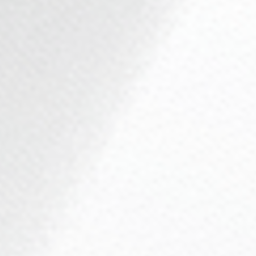
#> input picture SoftShadowPicture/hard(1).png, 256 x 256 px
$ python softShadow.py   (older library calls are emulated)
#> lines starting #> are read from the running program, lines starting #| are printed output that depends on the picture
# import cv2
# import numpy as np
# import matplotlib.pyplot as plt
# plt.rcParams['font.sans-serif'] = ['SimSun']  # 设置中文字体为黑体
# plt.rcParams['axes.unicode_minus'] = False    # 正确显示负号
# def compute_gradient_sharpness(image_path):
#     # 读取图像并转换为灰度
#     img = cv2.imread(image_path, cv2.IMREAD_GRAYSCALE)
#     if img is None:
#         raise ValueError(f"无法加载图像：{image_path}")
#
#     # 可选：应用高斯模糊以减少噪声
#     img_blur = cv2.GaussianBlur(img, (3, 3), 0)
#
#     # 计算 Sobel 梯度（X 和 Y 方向）
#     grad_x = cv2.Sobel(img_blur, cv2.CV_64F, 1, 0, ksize=3)
#     grad_y = cv2.Sobel(img_blur, cv2.CV_64F, 0, 1, ksize=3)
#
#     # 计算梯度幅值
#     grad_magnitude = cv2.magnitude(grad_x, grad_y)
#
#     # 计算平均梯度和最大梯度
#     mean_grad = np.mean(grad_magnitude)
#     max_grad = np.max(grad_magnitude)
#
#     return mean_grad, max_grad
#
# # 图像路径
# image_paths = {
#     # 'Hard': 'SoftShadowPicture/hard(1).png',
#     # 'PCF':  'SoftShadowPicture/PCF(1).png',
#     # 'Blur': 'SoftShadowPicture/blur(1).png',
#     # 'Ours': 'SoftShadowPicture/ours(1).png'
#     'Hard': 'SoftShadowPictureForest/hard.png',
#     'PCF':  'SoftShadowPictureForest/PCF.png',
#     'Blur': 'SoftShadowPictureForest/blur.png',
#     'Ours': 'SoftShadowPictureForest/ours.png'
#
# }
#
# # 存储结果
# mean_values = []
# max_values = []
#
# # 计算每张图像的梯度数据
# for name, path in image_paths.items():
#     mean, maxv = compute_gradient_sharpness(path)
#     mean_values.append(mean)
#     max_values.append(maxv)
#     print(f"{name} - 平均梯度: {mean:.2f}, 最大梯度: {maxv:.2f}")
#
# # 可视化：柱状图
# labels = list(image_paths.keys())
# x = np.arange(len(labels))  # 横坐标位置
# width = 0.35  # 每个柱子的宽度
#
# fig, ax = plt.subplots(figsize=(10, 6))
# bars1 = ax.bar(x - width/2, mean_values, width, label='平均梯度', color='skyblue')
# bars2 = ax.bar(x + width/2, max_values, width, label='最大梯度', color='orange')
#
# # 添加文字标签在柱子上方
# def add_value_labels(bars):
#     for bar in bars:
#         height = bar.get_height()
#         ax.annotate(f'{height:.2f}',
#                     xy=(bar.get_x() + bar.get_width() / 2, height),
#                     xytext=(0, 3),  # 垂直方向偏移
#                     textcoords="offset points",
#                     ha='center', va='bottom')
#
# add_value_labels(bars1)
# add_value_labels(bars2)
#
# # 添加标签和图例
# ax.set_ylabel('梯度值')
# ax.set_title('不同方法的图像锐度对比（平均 & 最大梯度）')
# ax.set_xticks(x)
# ax.set_xticklabels(labels)
# ax.legend()
#
# plt.tight_layout()
# plt.show()

import cv2
import numpy as np
import matplotlib.pyplot as plt

plt.rcParams['font.sans-serif'] = ['SimSun']  # 设置中文字体
plt.rcParams['axes.unicode_minus'] = False    # 正确显示负号

def compute_gradient_sharpness(image_path):
#> called with image_path = 'SoftShadowPicture/hard(1).png'
    img = cv2.imread(image_path, cv2.IMREAD_GRAYSCALE)
#> img: shape (256, 256); min 224, max 254, mean 243.1
    if img is None:
        raise ValueError(f"无法加载图像：{image_path}")

    img_blur = cv2.GaussianBlur(img, (3, 3), 0)

    grad_x = cv2.Sobel(img_blur, cv2.CV_64F, 1, 0, ksize=3)
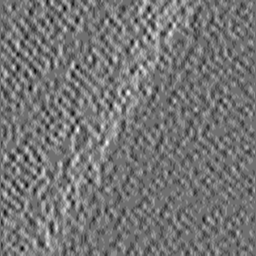
#> grad_x: shape (256, 256) float64; min -15, max 19, mean 0.601; drawn with min black and max white
    grad_y = cv2.Sobel(img_blur, cv2.CV_64F, 0, 1, ksize=3)
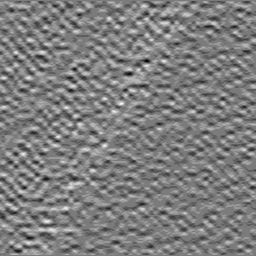
#> grad_y: shape (256, 256) float64; min -17, max 18, mean 0.344; drawn with min black and max white

    grad_magnitude = cv2.magnitude(grad_x, grad_y)
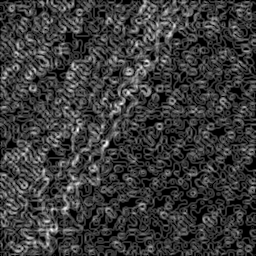
#> grad_magnitude: shape (256, 256) float64; min 0, max 19.24, mean 4.42; drawn with min black and max white

    mean_grad = np.mean(grad_magnitude)
#> mean_grad = 4.42

    return mean_grad

# 图像路径字典，两个场景
image_paths_geometry = {
    'Hard': 'SoftShadowPicture/hard(1).png',
    'PCF':  'SoftShadowPicture/PCF(1).png',
    'Blur': 'SoftShadowPicture/blur(1).png',
    'Ours': 'SoftShadowPicture/ours(1).png'
}

image_paths_forest = {
    'Hard': 'SoftShadowPictureForest/hard.png',
    'PCF':  'SoftShadowPictureForest/PCF.png',
    'Blur': 'SoftShadowPictureForest/blur.png',
    'Ours': 'SoftShadowPictureForest/ours.png'
}

labels = list(image_paths_geometry.keys())
x = np.arange(len(labels))  # [0, 1, 2, 3]
width = 0.35

# 存储两个场景的平均梯度
mean_geometry = []
mean_forest = []

for name in labels:
    mean_geom = compute_gradient_sharpness(image_paths_geometry[name])
#> mean_geom = 4.42
    mean_for = compute_gradient_sharpness(image_paths_forest[name])
#> call 2 of compute_gradient_sharpness, with image_path = 'SoftShadowPictureForest/hard.png'
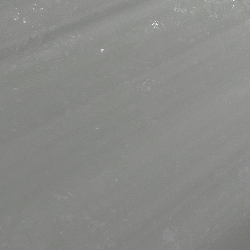
#> input picture SoftShadowPictureForest/hard.png, 250 x 250 px
#> in compute_gradient_sharpness (call 2), `grad_x = cv2.Sobel(img_blur, cv2.CV_64F, 1, 0, ksize=3)`:
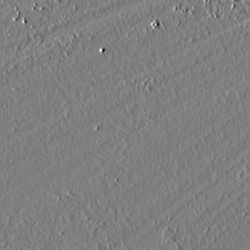
#> grad_x: shape (250, 250) float64; min -142, max 142, mean 0.3; drawn with min black and max white
#> in compute_gradient_sharpness (call 2), `grad_y = cv2.Sobel(img_blur, cv2.CV_64F, 0, 1, ksize=3)`:
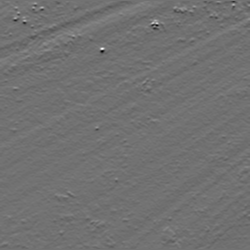
#> grad_y: shape (250, 250) float64; min -134, max 165, mean -0.6; drawn with min black and max white
#> in compute_gradient_sharpness (call 2), `grad_magnitude = cv2.magnitude(grad_x, grad_y)`:
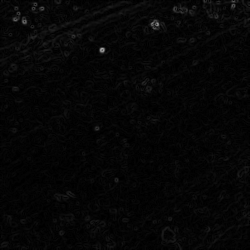
#> grad_magnitude: shape (250, 250) float64; min 0, max 165.1, mean 6
#> in compute_gradient_sharpness (call 2), `mean_grad = np.mean(grad_magnitude)`: mean_grad = 6.01
#> mean_for = 6.01
    mean_geometry.append(mean_geom)
    mean_forest.append(mean_for)
    print(f"{name} - 几何场景平均梯度: {mean_geom:.2f}, 森林场景平均梯度: {mean_for:.2f}")
#| Hard - 几何场景平均梯度: 4.42, 森林场景平均梯度: 6.01
#> pass 2 of the loop `for name in labels:`:
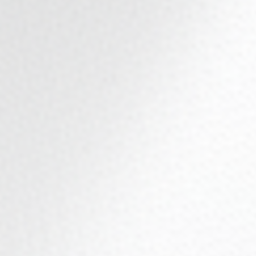
#> input picture SoftShadowPicture/PCF(1).png, 256 x 256 px
#> img: shape (256, 256)
#> img_blur: shape (256, 256)
#> grad_x: shape (256, 256) float64
#> grad_y: shape (256, 256) float64
#> grad_magnitude: shape (256, 256) float64
#> mean_grad = 3.91
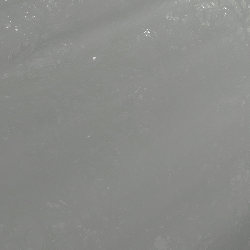
#> input picture SoftShadowPictureForest/PCF.png, 250 x 250 px
#> img: shape (250, 250)
#> img_blur: shape (250, 250)
#> grad_x: shape (250, 250) float64
#> grad_y: shape (250, 250) float64
#> in compute_gradient_sharpness (call 4), `grad_magnitude = cv2.magnitude(grad_x, grad_y)`:
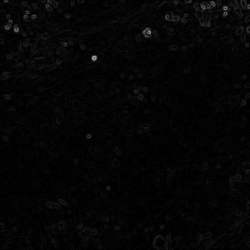
#> grad_magnitude: shape (250, 250) float64; min 0, max 170, mean 5.1
#> mean_grad = 5.08
#| PCF - 几何场景平均梯度: 3.91, 森林场景平均梯度: 5.08
#> pass 3 of the loop `for name in labels:`:
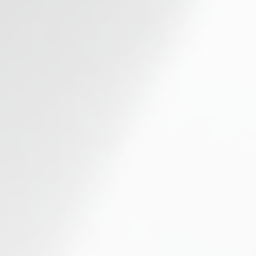
#> input picture SoftShadowPicture/blur(1).png, 256 x 256 px
#> img: shape (256, 256)
#> img_blur: shape (256, 256)
#> grad_x: shape (256, 256) float64
#> in compute_gradient_sharpness (call 5), `grad_y = cv2.Sobel(img_blur, cv2.CV_64F, 0, 1, ksize=3)`:
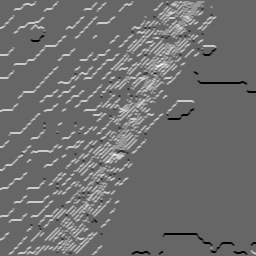
#> grad_y: shape (256, 256) float64; min -4, max 6, mean 0.356; drawn with min black and max white
#> in compute_gradient_sharpness (call 5), `grad_magnitude = cv2.magnitude(grad_x, grad_y)`:
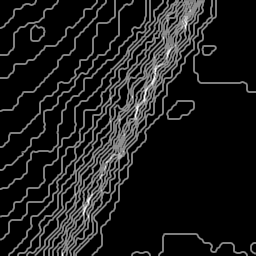
#> grad_magnitude: shape (256, 256) float64; min 0, max 8, mean 0.867; drawn with min black and max white
#> mean_grad = 0.867
#> (the run stopped early here; a loop or call above may not have finished)
